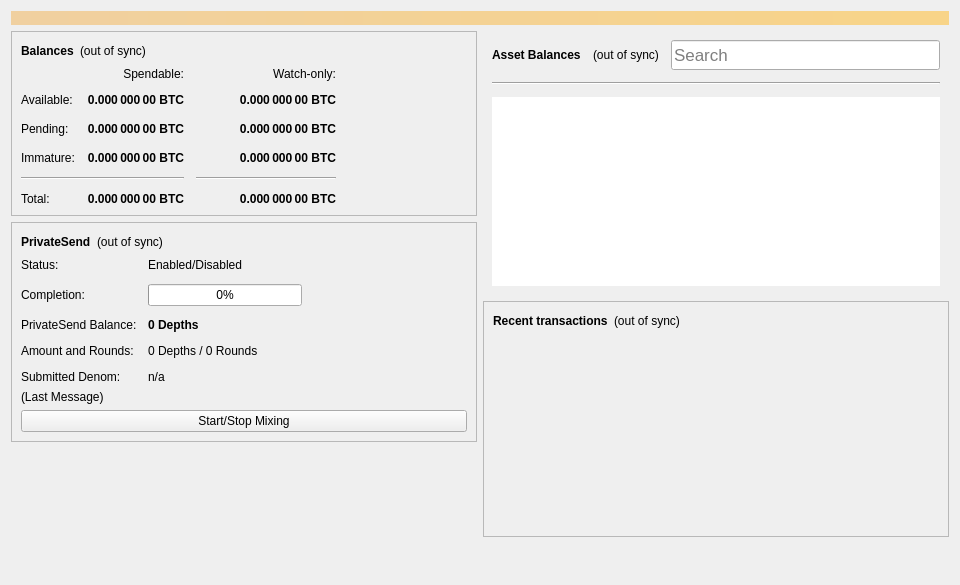
<?xml version="1.0" encoding="UTF-8"?>
<ui version="4.0">
 <class>OverviewPage</class>
 <widget class="QWidget" name="OverviewPage">
  <property name="geometry">
   <rect>
    <x>0</x>
    <y>0</y>
    <width>960</width>
    <height>585</height>
   </rect>
  </property>
  <property name="minimumSize">
   <size>
    <width>960</width>
    <height>0</height>
   </size>
  </property>
  <property name="windowTitle">
   <string>Form</string>
  </property>
  <layout class="QVBoxLayout" name="topLayout">
   <item>
    <widget class="QLabel" name="labelAlerts">
     <property name="visible">
      <bool>false</bool>
     </property>
     <property name="styleSheet">
      <string notr="true">QLabel { background-color: qlineargradient(x1: 0, y1: 0, x2: 1, y2: 0, stop:0 #F0D0A0, stop:1 #F8D488); color:#000000; }</string>
     </property>
     <property name="wordWrap">
      <bool>true</bool>
     </property>
     <property name="margin">
      <number>3</number>
     </property>
     <property name="textInteractionFlags">
      <set>Qt::TextSelectableByMouse</set>
     </property>
    </widget>
   </item>
   <item>
    <layout class="QHBoxLayout" name="horizontalLayout" stretch="1,1">
     <item>
      <layout class="QVBoxLayout" name="verticalLayout_2">
       <item>
        <widget class="QFrame" name="frame">
         <property name="frameShape">
          <enum>QFrame::StyledPanel</enum>
         </property>
         <property name="frameShadow">
          <enum>QFrame::Raised</enum>
         </property>
         <layout class="QVBoxLayout" name="verticalLayout_4">
          <item>
           <layout class="QHBoxLayout" name="horizontalLayout_4">
            <item>
             <widget class="QLabel" name="label_5">
              <property name="font">
               <font>
                <weight>75</weight>
                <bold>true</bold>
               </font>
              </property>
              <property name="text">
               <string>Balances</string>
              </property>
             </widget>
            </item>
            <item>
             <widget class="QLabel" name="labelWalletStatus">
              <property name="toolTip">
               <string>The displayed information may be out of date. Your wallet automatically synchronizes with the Depths network after a connection is established, but this process has not completed yet.</string>
              </property>
              <property name="text">
               <string notr="true">(out of sync)</string>
              </property>
              <property name="alignment">
               <set>Qt::AlignLeading|Qt::AlignLeft|Qt::AlignVCenter</set>
              </property>
             </widget>
            </item>
            <item>
             <spacer name="horizontalSpacer_3">
              <property name="orientation">
               <enum>Qt::Horizontal</enum>
              </property>
              <property name="sizeHint" stdset="0">
               <size>
                <width>40</width>
                <height>20</height>
               </size>
              </property>
             </spacer>
            </item>
           </layout>
          </item>
          <item>
           <layout class="QGridLayout" name="gridLayout">
            <property name="spacing">
             <number>12</number>
            </property>
            <item row="2" column="2">
             <widget class="QLabel" name="labelWatchPending">
              <property name="font">
               <font>
                <weight>75</weight>
                <bold>true</bold>
               </font>
              </property>
              <property name="cursor">
               <cursorShape>IBeamCursor</cursorShape>
              </property>
              <property name="toolTip">
               <string>Unconfirmed transactions to watch-only addresses</string>
              </property>
              <property name="text">
               <string notr="true">0.000 000 00 BTC</string>
              </property>
              <property name="alignment">
               <set>Qt::AlignRight|Qt::AlignTrailing|Qt::AlignVCenter</set>
              </property>
              <property name="textInteractionFlags">
               <set>Qt::LinksAccessibleByMouse|Qt::TextSelectableByKeyboard|Qt::TextSelectableByMouse</set>
              </property>
             </widget>
            </item>
            <item row="2" column="1">
             <widget class="QLabel" name="labelUnconfirmed">
              <property name="font">
               <font>
                <weight>75</weight>
                <bold>true</bold>
               </font>
              </property>
              <property name="cursor">
               <cursorShape>IBeamCursor</cursorShape>
              </property>
              <property name="toolTip">
               <string>Total of transactions that have yet to be confirmed, and do not yet count toward the spendable balance</string>
              </property>
              <property name="text">
               <string notr="true">0.000 000 00 BTC</string>
              </property>
              <property name="alignment">
               <set>Qt::AlignRight|Qt::AlignTrailing|Qt::AlignVCenter</set>
              </property>
              <property name="textInteractionFlags">
               <set>Qt::LinksAccessibleByMouse|Qt::TextSelectableByKeyboard|Qt::TextSelectableByMouse</set>
              </property>
             </widget>
            </item>
            <item row="3" column="2">
             <widget class="QLabel" name="labelWatchImmature">
              <property name="font">
               <font>
                <weight>75</weight>
                <bold>true</bold>
               </font>
              </property>
              <property name="cursor">
               <cursorShape>IBeamCursor</cursorShape>
              </property>
              <property name="toolTip">
               <string>Mined balance in watch-only addresses that has not yet matured</string>
              </property>
              <property name="text">
               <string notr="true">0.000 000 00 BTC</string>
              </property>
              <property name="alignment">
               <set>Qt::AlignRight|Qt::AlignTrailing|Qt::AlignVCenter</set>
              </property>
              <property name="textInteractionFlags">
               <set>Qt::LinksAccessibleByMouse|Qt::TextSelectableByKeyboard|Qt::TextSelectableByMouse</set>
              </property>
             </widget>
            </item>
            <item row="4" column="0" colspan="2">
             <widget class="Line" name="lineSpendableBalance">
              <property name="orientation">
               <enum>Qt::Horizontal</enum>
              </property>
             </widget>
            </item>
            <item row="4" column="2">
             <widget class="Line" name="lineWatchBalance">
              <property name="sizePolicy">
               <sizepolicy hsizetype="Preferred" vsizetype="Fixed">
                <horstretch>0</horstretch>
                <verstretch>0</verstretch>
               </sizepolicy>
              </property>
              <property name="minimumSize">
               <size>
                <width>140</width>
                <height>0</height>
               </size>
              </property>
              <property name="orientation">
               <enum>Qt::Horizontal</enum>
              </property>
             </widget>
            </item>
            <item row="5" column="0">
             <widget class="QLabel" name="labelTotalText">
              <property name="text">
               <string>Total:</string>
              </property>
             </widget>
            </item>
            <item row="3" column="1">
             <widget class="QLabel" name="labelImmature">
              <property name="font">
               <font>
                <weight>75</weight>
                <bold>true</bold>
               </font>
              </property>
              <property name="cursor">
               <cursorShape>IBeamCursor</cursorShape>
              </property>
              <property name="toolTip">
               <string>Mined balance that has not yet matured</string>
              </property>
              <property name="text">
               <string notr="true">0.000 000 00 BTC</string>
              </property>
              <property name="alignment">
               <set>Qt::AlignRight|Qt::AlignTrailing|Qt::AlignVCenter</set>
              </property>
              <property name="textInteractionFlags">
               <set>Qt::LinksAccessibleByMouse|Qt::TextSelectableByKeyboard|Qt::TextSelectableByMouse</set>
              </property>
             </widget>
            </item>
            <item row="2" column="3">
             <spacer name="horizontalSpacer_2">
              <property name="orientation">
               <enum>Qt::Horizontal</enum>
              </property>
              <property name="sizeHint" stdset="0">
               <size>
                <width>40</width>
                <height>20</height>
               </size>
              </property>
             </spacer>
            </item>
            <item row="3" column="0">
             <widget class="QLabel" name="labelImmatureText">
              <property name="text">
               <string>Immature:</string>
              </property>
             </widget>
            </item>
            <item row="5" column="1">
             <widget class="QLabel" name="labelTotal">
              <property name="font">
               <font>
                <weight>75</weight>
                <bold>true</bold>
               </font>
              </property>
              <property name="cursor">
               <cursorShape>IBeamCursor</cursorShape>
              </property>
              <property name="toolTip">
               <string>Your current total balance</string>
              </property>
              <property name="text">
               <string notr="true">0.000 000 00 BTC</string>
              </property>
              <property name="alignment">
               <set>Qt::AlignRight|Qt::AlignTrailing|Qt::AlignVCenter</set>
              </property>
              <property name="textInteractionFlags">
               <set>Qt::LinksAccessibleByMouse|Qt::TextSelectableByKeyboard|Qt::TextSelectableByMouse</set>
              </property>
             </widget>
            </item>
            <item row="5" column="2">
             <widget class="QLabel" name="labelWatchTotal">
              <property name="font">
               <font>
                <weight>75</weight>
                <bold>true</bold>
               </font>
              </property>
              <property name="cursor">
               <cursorShape>IBeamCursor</cursorShape>
              </property>
              <property name="toolTip">
               <string>Current total balance in watch-only addresses</string>
              </property>
              <property name="text">
               <string notr="true">0.000 000 00 BTC</string>
              </property>
              <property name="alignment">
               <set>Qt::AlignRight|Qt::AlignTrailing|Qt::AlignVCenter</set>
              </property>
              <property name="textInteractionFlags">
               <set>Qt::LinksAccessibleByMouse|Qt::TextSelectableByKeyboard|Qt::TextSelectableByMouse</set>
              </property>
             </widget>
            </item>
            <item row="0" column="2">
             <widget class="QLabel" name="labelWatchonly">
              <property name="text">
               <string>Watch-only:</string>
              </property>
              <property name="alignment">
               <set>Qt::AlignRight|Qt::AlignTrailing|Qt::AlignVCenter</set>
              </property>
             </widget>
            </item>
            <item row="1" column="0">
             <widget class="QLabel" name="labelBalanceText">
              <property name="text">
               <string>Available:</string>
              </property>
             </widget>
            </item>
            <item row="1" column="1">
             <widget class="QLabel" name="labelBalance">
              <property name="font">
               <font>
                <weight>75</weight>
                <bold>true</bold>
               </font>
              </property>
              <property name="cursor">
               <cursorShape>IBeamCursor</cursorShape>
              </property>
              <property name="toolTip">
               <string>Your current spendable balance</string>
              </property>
              <property name="text">
               <string notr="true">0.000 000 00 BTC</string>
              </property>
              <property name="alignment">
               <set>Qt::AlignRight|Qt::AlignTrailing|Qt::AlignVCenter</set>
              </property>
              <property name="textInteractionFlags">
               <set>Qt::LinksAccessibleByMouse|Qt::TextSelectableByKeyboard|Qt::TextSelectableByMouse</set>
              </property>
             </widget>
            </item>
            <item row="1" column="2">
             <widget class="QLabel" name="labelWatchAvailable">
              <property name="font">
               <font>
                <weight>75</weight>
                <bold>true</bold>
               </font>
              </property>
              <property name="cursor">
               <cursorShape>IBeamCursor</cursorShape>
              </property>
              <property name="toolTip">
               <string>Your current balance in watch-only addresses</string>
              </property>
              <property name="text">
               <string notr="true">0.000 000 00 BTC</string>
              </property>
              <property name="alignment">
               <set>Qt::AlignRight|Qt::AlignTrailing|Qt::AlignVCenter</set>
              </property>
              <property name="textInteractionFlags">
               <set>Qt::LinksAccessibleByMouse|Qt::TextSelectableByKeyboard|Qt::TextSelectableByMouse</set>
              </property>
             </widget>
            </item>
            <item row="2" column="0">
             <widget class="QLabel" name="labelPendingText">
              <property name="text">
               <string>Pending:</string>
              </property>
             </widget>
            </item>
            <item row="0" column="1">
             <widget class="QLabel" name="labelSpendable">
              <property name="text">
               <string>Spendable:</string>
              </property>
              <property name="alignment">
               <set>Qt::AlignRight|Qt::AlignTrailing|Qt::AlignVCenter</set>
              </property>
             </widget>
            </item>
           </layout>
          </item>
         </layout>
        </widget>
       </item>
       <item>
        <widget class="QFrame" name="framePrivateSend">
         <property name="layoutDirection">
          <enum>Qt::LeftToRight</enum>
         </property>
         <property name="frameShape">
          <enum>QFrame::StyledPanel</enum>
         </property>
         <property name="frameShadow">
          <enum>QFrame::Raised</enum>
         </property>
         <layout class="QVBoxLayout" name="VerticalLayout_PS1">
          <item>
           <layout class="QHBoxLayout" name="horizontalLayout_5">
            <item>
             <widget class="QLabel" name="labelPrivateSendHeader">
              <property name="font">
               <font>
                <weight>75</weight>
                <bold>true</bold>
               </font>
              </property>
              <property name="text">
               <string>PrivateSend</string>
              </property>
             </widget>
            </item>
            <item>
             <widget class="QLabel" name="labelPrivateSendSyncStatus">
              <property name="toolTip">
               <string>The displayed information may be out of date. Your wallet automatically synchronizes with the Depths network after a connection is established, but this process has not completed yet.</string>
              </property>
              <property name="text">
               <string notr="true">(out of sync)</string>
              </property>
              <property name="alignment">
               <set>Qt::AlignLeading|Qt::AlignLeft|Qt::AlignVCenter</set>
              </property>
             </widget>
            </item>
            <item>
             <spacer name="horizontalSpacer_4">
              <property name="orientation">
               <enum>Qt::Horizontal</enum>
              </property>
              <property name="sizeHint" stdset="0">
               <size>
                <width>40</width>
                <height>20</height>
               </size>
              </property>
             </spacer>
            </item>
           </layout>
          </item>
          <item>
           <layout class="QFormLayout" name="privateSendFormLayout">
            <property name="fieldGrowthPolicy">
             <enum>QFormLayout::AllNonFixedFieldsGrow</enum>
            </property>
            <property name="horizontalSpacing">
             <number>11</number>
            </property>
            <property name="verticalSpacing">
             <number>12</number>
            </property>
            <item row="0" column="0">
             <widget class="QLabel" name="labelPrivateSendEnabledText">
              <property name="text">
               <string>Status:</string>
              </property>
             </widget>
            </item>
            <item row="0" column="1">
             <widget class="QLabel" name="labelPrivateSendEnabled">
              <property name="text">
               <string>Enabled/Disabled</string>
              </property>
             </widget>
            </item>
            <item row="1" column="0">
             <widget class="QLabel" name="labelCompletitionText">
              <property name="text">
               <string>Completion:</string>
              </property>
             </widget>
            </item>
            <item row="1" column="1">
             <widget class="QProgressBar" name="privateSendProgress">
              <property name="maximumSize">
               <size>
                <width>154</width>
                <height>16777215</height>
               </size>
              </property>
              <property name="value">
               <number>0</number>
              </property>
             </widget>
            </item>
            <item row="2" column="0">
             <widget class="QLabel" name="labelAnonymizedText">
              <property name="text">
               <string>PrivateSend Balance:</string>
              </property>
             </widget>
            </item>
            <item row="2" column="1">
             <widget class="QLabel" name="labelAnonymized">
              <property name="font">
               <font>
                <weight>75</weight>
                <bold>true</bold>
               </font>
              </property>
              <property name="text">
               <string notr="true">0 Depths</string>
              </property>
             </widget>
            </item>
            <item row="3" column="0">
             <widget class="QLabel" name="labelAmountAndRoundsText">
              <property name="text">
               <string>Amount and Rounds:</string>
              </property>
             </widget>
            </item>
            <item row="3" column="1">
             <widget class="QLabel" name="labelAmountRounds">
              <property name="text">
               <string>0 Depths / 0 Rounds</string>
              </property>
             </widget>
            </item>
            <item row="4" column="0">
             <widget class="QLabel" name="labelSubmittedDenomText">
              <property name="text">
               <string>Submitted Denom:</string>
              </property>
             </widget>
            </item>
            <item row="4" column="1">
             <widget class="QLabel" name="labelSubmittedDenom">
              <property name="toolTip">
               <string>The denominations you submitted to the Smartnode.&lt;br&gt;To mix, other users must submit the exact same denominations.</string>
              </property>
              <property name="text">
               <string>n/a</string>
              </property>
             </widget>
            </item>
           </layout>
          </item>
          <item>
           <layout class="QVBoxLayout" name="VerticalLayout_PS">
            <item>
             <widget class="QLabel" name="labelPrivateSendLastMessage">
              <property name="text">
               <string>(Last Message)</string>
              </property>
              <property name="alignment">
               <set>Qt::AlignLeading|Qt::AlignLeft|Qt::AlignTop</set>
              </property>
              <property name="wordWrap">
               <bool>true</bool>
              </property>
             </widget>
            </item>
            <item>
             <widget class="QPushButton" name="togglePrivateSend">
              <property name="sizePolicy">
               <sizepolicy hsizetype="MinimumExpanding" vsizetype="Fixed">
                <horstretch>0</horstretch>
                <verstretch>0</verstretch>
               </sizepolicy>
              </property>
              <property name="text">
               <string>Start/Stop Mixing</string>
              </property>
             </widget>
            </item>
           </layout>
          </item>
         </layout>
        </widget>
       </item>
       <item>
        <spacer name="verticalSpacer">
         <property name="orientation">
          <enum>Qt::Vertical</enum>
         </property>
         <property name="sizeHint" stdset="0">
          <size>
           <width>20</width>
           <height>40</height>
          </size>
         </property>
        </spacer>
       </item>
      </layout>
     </item>
     <item>
      <layout class="QVBoxLayout" name="verticalLayout_3">
       <item>
        <widget class="QFrame" name="assetFrame">
         <property name="minimumSize">
          <size>
           <width>350</width>
           <height>150</height>
          </size>
         </property>
         <property name="autoFillBackground">
          <bool>true</bool>
         </property>
         <property name="frameShape">
          <enum>QFrame::NoFrame</enum>
         </property>
         <property name="frameShadow">
          <enum>QFrame::Plain</enum>
         </property>
         <property name="lineWidth">
          <number>0</number>
         </property>
         <layout class="QVBoxLayout" name="verticalLayout_7">
          <property name="spacing">
           <number>12</number>
          </property>
          <item>
           <layout class="QHBoxLayout" name="assetBalanceHorizontalLayout">
            <item alignment="Qt::AlignVCenter">
             <widget class="QLabel" name="assetBalanceLabel">
              <property name="font">
               <font>
                <weight>75</weight>
                <bold>true</bold>
               </font>
              </property>
              <property name="text">
               <string>Asset Balances</string>
              </property>
             </widget>
            </item>
            <item>
             <widget class="QLabel" name="labelAssetStatus">
              <property name="text">
               <string>(out of sync)</string>
              </property>
             </widget>
            </item>
            <item alignment="Qt::AlignBottom">
             <widget class="QLineEdit" name="assetSearch">
              <property name="sizePolicy">
               <sizepolicy hsizetype="Expanding" vsizetype="Preferred">
                <horstretch>0</horstretch>
                <verstretch>0</verstretch>
               </sizepolicy>
              </property>
              <property name="minimumSize">
               <size>
                <width>0</width>
                <height>30</height>
               </size>
              </property>
              <property name="maximumSize">
               <size>
                <width>16777215</width>
                <height>30</height>
               </size>
              </property>
              <property name="sizeIncrement">
               <size>
                <width>0</width>
                <height>0</height>
               </size>
              </property>
              <property name="baseSize">
               <size>
                <width>0</width>
                <height>0</height>
               </size>
              </property>
              <property name="font">
               <font>
                <pointsize>13</pointsize>
               </font>
              </property>
              <property name="maxLength">
               <number>32</number>
              </property>
              <property name="frame">
               <bool>true</bool>
              </property>
              <property name="alignment">
               <set>Qt::AlignLeading|Qt::AlignLeft|Qt::AlignVCenter</set>
              </property>
              <property name="placeholderText">
               <string>Search</string>
              </property>
              <property name="clearButtonEnabled">
               <bool>true</bool>
              </property>
             </widget>
            </item>
           </layout>
          </item>
          <item>
           <widget class="Line" name="assetBalanceLine">
            <property name="orientation">
             <enum>Qt::Horizontal</enum>
            </property>
           </widget>
          </item>
          <item>
           <widget class="QListView" name="listAssets">
            <property name="frameShape">
             <enum>QFrame::NoFrame</enum>
            </property>
            <property name="lineWidth">
             <number>0</number>
            </property>
            <property name="verticalScrollMode">
             <enum>QAbstractItemView::ScrollPerItem</enum>
            </property>
           </widget>
          </item>
         </layout>
        </widget>
       </item>
       <item>
        <widget class="QFrame" name="frame_2">
         <property name="frameShape">
          <enum>QFrame::StyledPanel</enum>
         </property>
         <property name="frameShadow">
          <enum>QFrame::Raised</enum>
         </property>
         <layout class="QVBoxLayout" name="verticalLayout">
          <item>
           <layout class="QHBoxLayout" name="horizontalLayout_2">
            <item>
             <widget class="QLabel" name="label_4">
              <property name="font">
               <font>
                <weight>75</weight>
                <bold>true</bold>
               </font>
              </property>
              <property name="text">
               <string>Recent transactions</string>
              </property>
             </widget>
            </item>
            <item>
             <widget class="QLabel" name="labelTransactionsStatus">
              <property name="toolTip">
               <string>The displayed information may be out of date. Your wallet automatically synchronizes with the Depths network after a connection is established, but this process has not completed yet.</string>
              </property>
              <property name="text">
               <string notr="true">(out of sync)</string>
              </property>
              <property name="alignment">
               <set>Qt::AlignLeading|Qt::AlignLeft|Qt::AlignVCenter</set>
              </property>
             </widget>
            </item>
            <item>
             <spacer name="horizontalSpacer">
              <property name="orientation">
               <enum>Qt::Horizontal</enum>
              </property>
              <property name="sizeHint" stdset="0">
               <size>
                <width>40</width>
                <height>20</height>
               </size>
              </property>
             </spacer>
            </item>
           </layout>
          </item>
          <item>
           <widget class="QListView" name="listTransactions">
            <property name="styleSheet">
             <string notr="true">QListView { background: transparent; }</string>
            </property>
            <property name="frameShape">
             <enum>QFrame::NoFrame</enum>
            </property>
            <property name="verticalScrollBarPolicy">
             <enum>Qt::ScrollBarAlwaysOff</enum>
            </property>
            <property name="horizontalScrollBarPolicy">
             <enum>Qt::ScrollBarAlwaysOff</enum>
            </property>
            <property name="selectionMode">
             <enum>QAbstractItemView::NoSelection</enum>
            </property>
           </widget>
          </item>
         </layout>
        </widget>
       </item>
       <item>
        <spacer name="verticalSpacer_2">
         <property name="orientation">
          <enum>Qt::Vertical</enum>
         </property>
         <property name="sizeHint" stdset="0">
          <size>
           <width>20</width>
           <height>40</height>
          </size>
         </property>
        </spacer>
       </item>
      </layout>
     </item>
    </layout>
   </item>
  </layout>
 </widget>
 <resources/>
 <connections/>
</ui>
